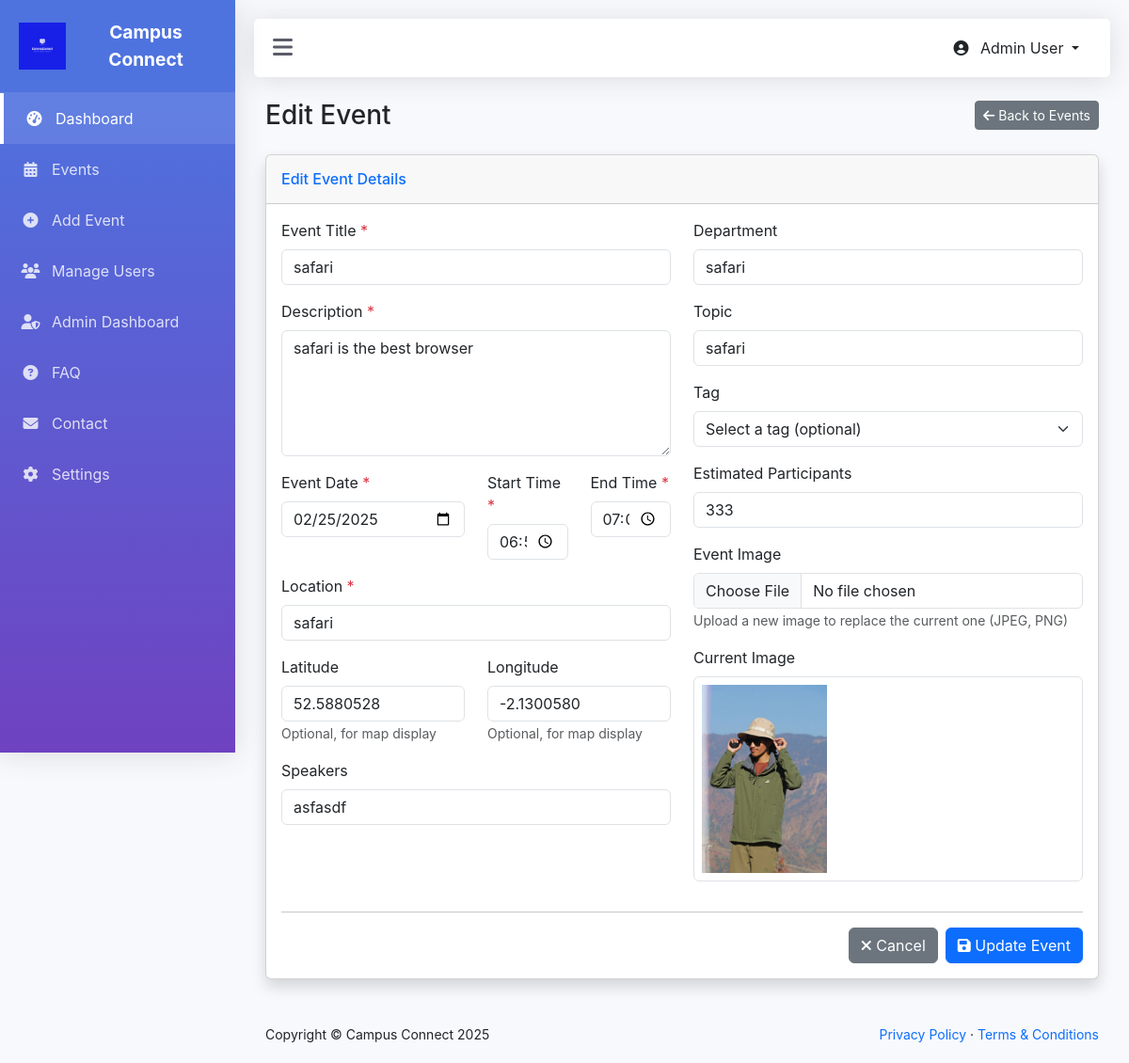
/admin/edit-event.php?id=8, run on the app's committed database.
### tables this page shows
CREATE TABLE `events` (
  `event_id` int(11) NOT NULL,
  `admin_id` int(11) NOT NULL,
  `title` varchar(255) NOT NULL,
  `description` text DEFAULT NULL,
  `event_date` date NOT NULL,
  `start_time` time NOT NULL,
  `end_time` time NOT NULL,
  `location` varchar(255) NOT NULL,
  `latitude` decimal(10,7) DEFAULT NULL,
  `longitude` decimal(10,7) DEFAULT NULL,
  `speakers` text DEFAULT NULL,
  `department` varchar(100) DEFAULT NULL,
  `topic` varchar(100) DEFAULT NULL,
  `tag` varchar(100) DEFAULT NULL,
  `estimated_participants` int(11) DEFAULT 0,
  `event_image_original` varchar(255) DEFAULT NULL,
  `event_image_resized` varchar(255) DEFAULT NULL,
  `created_at` timestamp NOT NULL DEFAULT current_timestamp(),
  `updated_at` timestamp NOT NULL DEFAULT current_timestamp() ON UPDATE current_timestamp()
);

### admin/edit-event.php (the view, shortened to what this page needs)
<?php
include '../config.php';
$event = null;
if (!isset($_GET['id']) || !is_numeric($_GET['id'])) {
    $error_message = "Invalid event ID. Please select a valid event.";
} else {
    $event_id = $_GET['id'];
    $query = "SELECT * FROM events WHERE event_id = ?";
    $stmt = $conn->prepare($query);
    $stmt->bind_param("i", $event_id);
    $stmt->execute();
    $result = $stmt->get_result();
    if ($result->num_rows === 0) {
        $error_message = "Event not found.";
    } else {
        $event = $result->fetch_assoc();
    }
}
include 'header.php';
?>
<div class="container-fluid">
    <div class="d-flex justify-content-between align-items-center mb-4">
        <h1 class="h3 mb-0 text-gray-800">Edit Event</h1>
        <a href="events.php" class="btn btn-secondary btn-sm">
            <i class="fas fa-arrow-left"></i> Back to Events
        </a>
    </div>
    <?php if ($event): ?>
    <div class="card shadow mb-4">
        <div class="card-header py-3">
            <h6 class="m-0 font-weight-bold text-primary">Edit Event Details</h6>
        </div>
        <div class="card-body">
            <form action="<?php echo htmlspecialchars($_SERVER["PHP_SELF"] . '?id=' . $event['event_id']); ?>" method="post" enctype="multipart/form-data">
                <div class="row">
                    <div class="col-md-6">
                        <div class="mb-3">
                            <label for="title" class="form-label">Event Title <span class="text-danger">*</span></label>
                            <input type="text" class="form-control" id="title" name="title" value="<?php echo htmlspecialchars($event['title']); ?>" required>
                        </div>
                        <div class="mb-3">
                            <label for="description" class="form-label">Description <span class="text-danger">*</span></label>
                            <textarea class="form-control" id="description" name="description" rows="5" required><?php echo htmlspecialchars($event['description']); ?></textarea>
                        </div>
                        <div class="row">
                            <div class="col-md-6 mb-3">
                                <label for="event_date" class="form-label">Event Date <span class="text-danger">*</span></label>
                                <input type="date" class="form-control" id="event_date" name="event_date" value="<?php echo $event['event_date']; ?>" required>
                            </div>
                            <div class="col-md-3 mb-3">
                                <label for="start_time" class="form-label">Start Time <span class="text-danger">*</span></label>
                                <input type="time" class="form-control" id="start_time" name="start_time" value="<?php echo $event['start_time']; ?>" required>
                            </div>
                            <div class="col-md-3 mb-3">
                                <label for="end_time" class="form-label">End Time <span class="text-danger">*</span></label>
                                <input type="time" class="form-control" id="end_time" name="end_time" value="<?php echo $event['end_time']; ?>" required>
                            </div>
                        </div>
                        <div class="mb-3">
                            <label for="location" class="form-label">Location <span class="text-danger">*</span></label>
                            <input type="text" class="form-control" id="location" name="location" value="<?php echo htmlspecialchars($event['location']); ?>" required>
                        </div>
                        <div class="row">
                            <div class="col-md-6 mb-3">
                                <label for="latitude" class="form-label">Latitude</label>
                                <input type="number" step="0.0000001" class="form-control" id="latitude" name="latitude" value="<?php echo $event['latitude']; ?>">
                                <small class="form-text text-muted">Optional, for map display</small>
                            </div>
                            <div class="col-md-6 mb-3">
                                <label for="longitude" class="form-label">Longitude</label>
                                <input type="number" step="0.0000001" class="form-control" id="longitude" name="longitude" value="<?php echo $event['longitude']; ?>">
                                <small class="form-text text-muted">Optional, for map display</small>
                            </div>
                        </div>
                        <div class="mb-3">
                            <label for="speakers" class="form-label">Speakers</label>
                            <input type="text" class="form-control" id="speakers" name="speakers" placeholder="Comma-separated list of speakers" value="<?php echo htmlspecialchars($event['speakers']); ?>">
                        </div>
                    </div>
                    <div class="col-md-6">
                        <div class="mb-3">
                            <label for="department" class="form-label">Department</label>
                            <input type="text" class="form-control" id="department" name="department" value="<?php echo htmlspecialchars($event['department']); ?>">
                        </div>
                        <div class="mb-3">
                            <label for="topic" class="form-label">Topic</label>
                            <input type="text" class="form-control" id="topic" name="topic" value="<?php echo htmlspecialchars($event['topic']); ?>">
                        </div>
                        <div class="mb-3">
                            <label for="tag" class="form-label">Tag</label>
                            <select class="form-select" id="tag" name="tag">
                                <option value="">Select a tag (optional)</option>
                            </select>
                        </div>
                        <div class="mb-3">
                            <label for="estimated_participants" class="form-label">Estimated Participants</label>
                            <input type="number" class="form-control" id="estimated_participants" name="estimated_participants" min="0" value="<?php echo $event['estimated_participants']; ?>">
                        </div>
                        <div class="mb-3">
                            <label for="event_image" class="form-label">Event Image</label>
                            <input type="file" class="form-control" id="event_image" name="event_image" accept="image/*">
                            <small class="form-text text-muted">Upload a new image to replace the current one (JPEG, PNG)</small>
                        </div>
                        <?php if(!empty($event['event_image_resized'])): ?>
                        <div class="mb-3">
                            <label class="form-label">Current Image</label>
                            <div class="border p-2 rounded">
                                <img src="<?php echo $event['event_image_resized']; ?>" alt="Current event image" class="img-fluid" style="max-height: 200px;">
                            </div>
                        </div>
                        <?php endif; ?>
                    </div>
                </div>
                <hr>
                <div class="d-flex justify-content-end">
                    <a href="events.php" class="btn btn-secondary me-2">
                        <i class="fas fa-times"></i> Cancel
                    </a>
                    <button type="submit" name="update_event" class="btn btn-primary">
                        <i class="fas fa-save"></i> Update Event
                    </button>
                </div>
            </form>
        </div>
    </div>
    <?php else: ?>
    <div class="alert alert-warning">
        Event not found or you don't have permission to edit it.
    </div>
    <?php endif; ?>
</div>
<?php
include 'footer.php';
?>

### admin/header.php (style rules this page uses)
:root { --primary: #4e73df; --secondary: #6f42c1; --success: #1cc88a; --info: #36b9cc; --warning: #f6c23e; --danger: #e74a3b; --light: #f8f9fc; --dark: #5a5c69; --sidebar-width: 250px; }
body { font-family: 'Nunito', -apple-system, BlinkMacSystemFont, 'Segoe UI', Roboto, 'Helvetica Neue', Arial, sans-serif; background-color: #f8f9fc; overflow-x: hidden; }

### data on the page
events: title "safari", description "safari is the best browser", event_date "02/25/2025", start_time "18:57:00", end_time "19:02:00", location "safari", latitude "52.5880528", longitude "-2.1300580", speakers "asfasdf", department "safari", topic "safari", estimated_participants "333", event_image_resized (picture)
